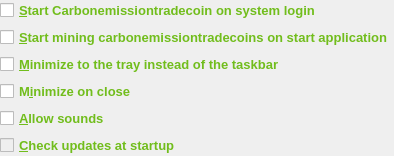
           <widget class="QWidget" name="widget2" native="true">
            <property name="sizePolicy">
             <sizepolicy hsizetype="Preferred" vsizetype="Fixed">
              <horstretch>0</horstretch>
              <verstretch>0</verstretch>
             </sizepolicy>
            </property>
            <layout class="QVBoxLayout" name="verticalLayout_21">
             <property name="leftMargin">
              <number>0</number>
             </property>
             <property name="topMargin">
              <number>0</number>
             </property>
             <property name="rightMargin">
              <number>0</number>
             </property>
             <property name="bottomMargin">
              <number>0</number>
             </property>
             <item>
              <widget class="QCheckBox" name="carbonemissiontradecoinAtStartup">
               <property name="font">
                <font>
                 <pointsize>10</pointsize>
                 <weight>75</weight>
                 <bold>true</bold>
                </font>
               </property>
               <property name="toolTip">
                <string>Automatically start Carbonemissiontradecoin after logging in to the system.</string>
               </property>
               <property name="styleSheet">
                <string notr="true">color:rgb(113,189,28);</string>
               </property>
               <property name="text">
                <string>&amp;Start Carbonemissiontradecoin on system login</string>
               </property>
              </widget>
             </item>
             <item>
              <widget class="QCheckBox" name="autoMining">
               <property name="font">
                <font>
                 <pointsize>10</pointsize>
                 <weight>75</weight>
                 <bold>true</bold>
                </font>
               </property>
               <property name="toolTip">
                <string/>
               </property>
               <property name="styleSheet">
                <string notr="true">color:rgb(113,189,28);</string>
               </property>
               <property name="text">
                <string>&amp;Start mining carbonemissiontradecoins on start application</string>
               </property>
              </widget>
             </item>
             <item>
              <widget class="QCheckBox" name="minimizeToTray">
               <property name="font">
                <font>
                 <pointsize>10</pointsize>
                 <weight>75</weight>
                 <bold>true</bold>
                </font>
               </property>
               <property name="toolTip">
                <string>Show only a tray icon after minimizing the window.</string>
               </property>
               <property name="styleSheet">
                <string notr="true">color:rgb(113,189,28);</string>
               </property>
               <property name="text">
                <string>&amp;Minimize to the tray instead of the taskbar</string>
               </property>
              </widget>
             </item>
             <item>
              <widget class="QCheckBox" name="minimizeOnClose">
               <property name="font">
                <font>
                 <pointsize>10</pointsize>
                 <weight>75</weight>
                 <bold>true</bold>
                </font>
               </property>
               <property name="toolTip">
                <string>Minimize instead of exit the application when the window is closed. When this option is enabled, the application will be closed only after selecting Quit in the menu.</string>
               </property>
               <property name="styleSheet">
                <string notr="true">color:rgb(113,189,28);</string>
               </property>
               <property name="text">
                <string>M&amp;inimize on close</string>
               </property>
              </widget>
             </item>
             <item>
              <widget class="QCheckBox" name="allowSounds">
               <property name="font">
                <font>
                 <pointsize>10</pointsize>
                 <weight>75</weight>
                 <bold>true</bold>
                </font>
               </property>
               <property name="toolTip">
                <string/>
               </property>
               <property name="styleSheet">
                <string notr="true">color:rgb(113,189,28);</string>
               </property>
               <property name="text">
                <string>&amp;Allow sounds</string>
               </property>
              </widget>
             </item>
             <item>
              <widget class="QCheckBox" name="checkUpdatesAtStartup">
               <property name="enabled">
                <bool>false</bool>
               </property>
               <property name="font">
                <font>
                 <pointsize>10</pointsize>
                 <weight>75</weight>
                 <bold>true</bold>
                </font>
               </property>
               <property name="toolTip">
                <string/>
               </property>
               <property name="styleSheet">
                <string notr="true">color:rgb(113,189,28);</string>
               </property>
               <property name="text">
                <string>&amp;Check updates at startup</string>
               </property>
              </widget>
             </item>
            </layout>
           </widget>
